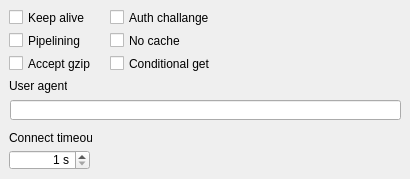
   <widget class="QWidget" name="tab_HTTP">
    <attribute name="title">
     <string>HTTP</string>
    </attribute>
    <widget class="QCheckBox" name="checkBox_HTTPKeepAlive">
     <property name="enabled">
      <bool>true</bool>
     </property>
     <property name="geometry">
      <rect>
       <x>9</x>
       <y>9</y>
       <width>90</width>
       <height>17</height>
      </rect>
     </property>
     <property name="text">
      <string>Keep alive</string>
     </property>
    </widget>
    <widget class="QCheckBox" name="checkBox_HTTPPipelining">
     <property name="enabled">
      <bool>true</bool>
     </property>
     <property name="geometry">
      <rect>
       <x>9</x>
       <y>32</y>
       <width>90</width>
       <height>17</height>
      </rect>
     </property>
     <property name="text">
      <string>Pipelining</string>
     </property>
    </widget>
    <widget class="QCheckBox" name="checkBox_AcceptGzip">
     <property name="enabled">
      <bool>true</bool>
     </property>
     <property name="geometry">
      <rect>
       <x>9</x>
       <y>55</y>
       <width>90</width>
       <height>17</height>
      </rect>
     </property>
     <property name="text">
      <string>Accept gzip</string>
     </property>
    </widget>
    <widget class="QCheckBox" name="checkBox_AuthChallenge">
     <property name="enabled">
      <bool>true</bool>
     </property>
     <property name="geometry">
      <rect>
       <x>110</x>
       <y>9</y>
       <width>100</width>
       <height>17</height>
      </rect>
     </property>
     <property name="text">
      <string>Auth challange</string>
     </property>
    </widget>
    <widget class="QCheckBox" name="checkBox_HTTPNoCache">
     <property name="enabled">
      <bool>true</bool>
     </property>
     <property name="geometry">
      <rect>
       <x>110</x>
       <y>32</y>
       <width>100</width>
       <height>17</height>
      </rect>
     </property>
     <property name="text">
      <string>No cache</string>
     </property>
    </widget>
    <widget class="QLabel" name="label_15">
     <property name="geometry">
      <rect>
       <x>9</x>
       <y>78</y>
       <width>58</width>
       <height>16</height>
      </rect>
     </property>
     <property name="text">
      <string>User agent:</string>
     </property>
     <property name="buddy">
      <cstring>lineEdit_UserAgent</cstring>
     </property>
    </widget>
    <widget class="QLineEdit" name="lineEdit_UserAgent">
     <property name="enabled">
      <bool>true</bool>
     </property>
     <property name="geometry">
      <rect>
       <x>10</x>
       <y>100</y>
       <width>391</width>
       <height>20</height>
      </rect>
     </property>
     <property name="text">
      <string/>
     </property>
    </widget>
    <widget class="QSpinBox" name="spinBox_ConnectTimeout">
     <property name="enabled">
      <bool>true</bool>
     </property>
     <property name="geometry">
      <rect>
       <x>9</x>
       <y>150</y>
       <width>81</width>
       <height>20</height>
      </rect>
     </property>
     <property name="alignment">
      <set>Qt::AlignRight|Qt::AlignTrailing|Qt::AlignVCenter</set>
     </property>
     <property name="suffix">
      <string notr="true"> s</string>
     </property>
     <property name="minimum">
      <number>1</number>
     </property>
     <property name="maximum">
      <number>86400</number>
     </property>
    </widget>
    <widget class="QLabel" name="label_16">
     <property name="geometry">
      <rect>
       <x>9</x>
       <y>130</y>
       <width>83</width>
       <height>16</height>
      </rect>
     </property>
     <property name="text">
      <string>Connect timeout:</string>
     </property>
     <property name="buddy">
      <cstring>spinBox_ConnectTimeout</cstring>
     </property>
    </widget>
    <widget class="QCheckBox" name="checkBox_HTTPConditionalGet">
     <property name="enabled">
      <bool>true</bool>
     </property>
     <property name="geometry">
      <rect>
       <x>110</x>
       <y>55</y>
       <width>100</width>
       <height>17</height>
      </rect>
     </property>
     <property name="text">
      <string>Conditional get</string>
     </property>
    </widget>
   </widget>
